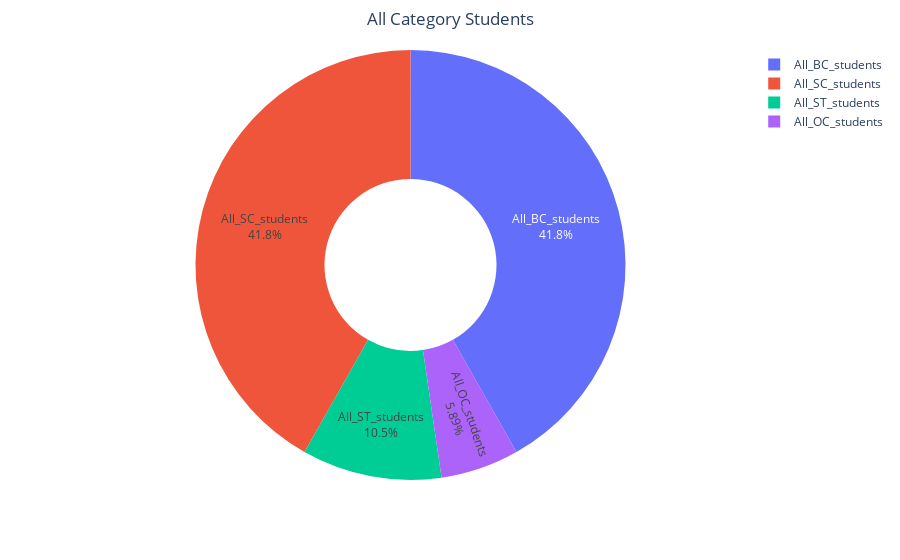

The cell this chart's notebook holds for it:
### Code cell
#Showing BC OC SC ST categories by donut chart
labels=["All_BC_students","All_OC_students","All_SC_students","All_ST_students"]
values= [All_BC_students.values[:10].sum(),
        All_OC_students.values[:10].sum(),
        All_SC_students.values[:10].sum(),
        All_ST_students.values[:10].sum()]
fig = go.Figure(data=[go.Pie(labels=labels, values=values, hole=0.4)])
fig.update_layout(
    title_text='All Category Students',
    title_x=0.5,  # Center the title
    margin=dict(t=50),  # Set top margin to create space for the title
)
fig.update_traces(textinfo='label+percent', hovertemplate='%{label}: %{customdata[1]}<br>(%{percent})')

fig.show()

### Figure 1 — Plotly figure (JSON) as saved in the notebook; plotly's stock layout.template omitted (floating-point values rounded to 4 significant figures)
{"data": [{"hole": 0.4, "labels": ["All_BC_students", "All_OC_students", "All_SC_students", "All_ST_students"], "values": [8489335, 1196592, 8489335, 2134831], "type": "pie", "hovertemplate": "%{label}: %{customdata[1]}<br>(%{percent})", "textinfo": "label+percent"}], "layout": {"title": {"text": "All Category Students", "x": 0.5}, "margin": {"t": 50}, "autosize": true}}
